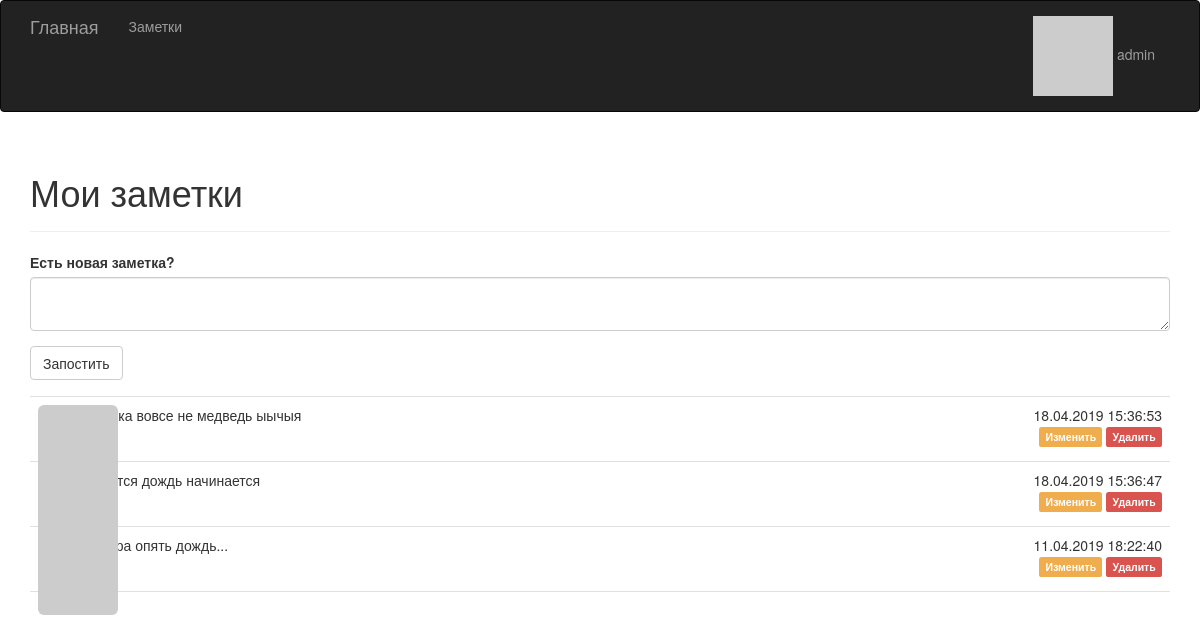
The app's page /posts (signed in), older data.
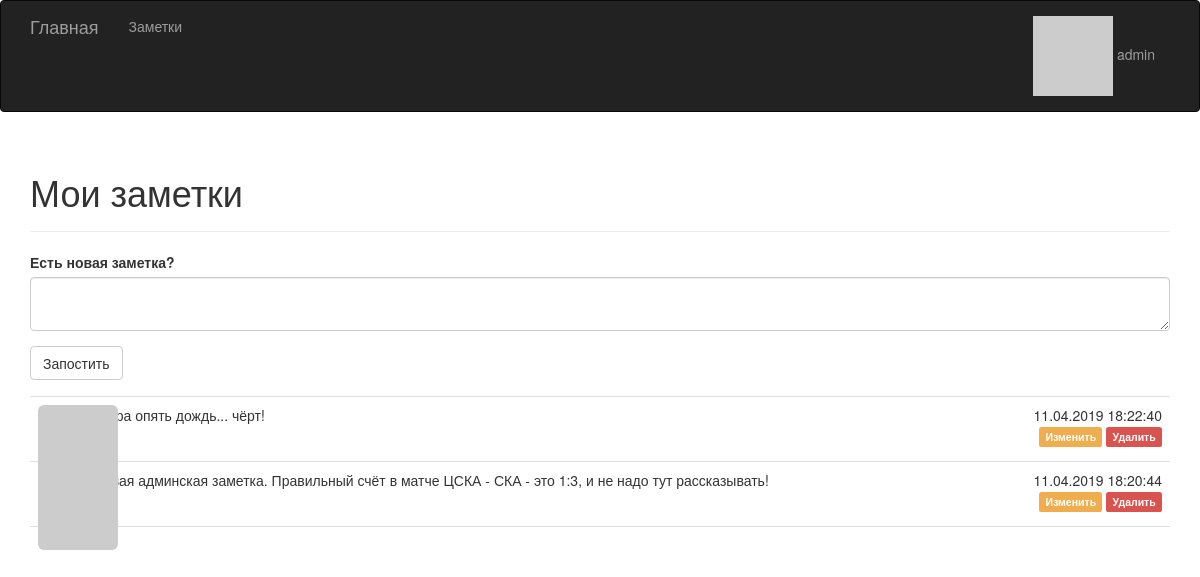
The same page, newer data.
### main.py (models this page shows, shortened)
class User(UserMixin, db.Model):
    __tablename__ = 'users'
    id = db.Column(db.Integer, primary_key=True)
    username = db.Column(db.String(64), unique=True, index=True)
    password_hash = db.Column(db.String(128))
    posts = db.relationship('Post', backref='author', lazy='dynamic')
    @property
    def password(self):
        raise AttributeError('пароль прочесть нельзя.')
    def gravatar(self, size=100):
        url = 'https://robohash.org/'
        return url + self.username + '?size={}x{}'.format(size, size)

class Post(db.Model):
    __tablename__ = 'posts'
    id = db.Column(db.Integer, primary_key=True)
    body = db.Column(db.Text)
    timestamp = db.Column(db.DateTime, index=True, default=datetime.utcnow)
    author_id = db.Column(db.Integer, db.ForeignKey('users.id'))

### main.py (the view)
@app.route('/posts', methods=['GET', 'POST'])
@login_required
def posts():
    form = PostForm()
    if form.validate_on_submit():
        post = Post(body=form.body.data, author_id=current_user.get_id())
        db.session.add(post)
        db.session.commit()
        return redirect(url_for('posts'))
    user_posts = Post.query.filter_by(author_id=current_user.get_id()).order_by(Post.timestamp.desc()).all()
    return render_template('posts.html', form=form, posts=user_posts)

### main.py
class PostForm(FlaskForm):
    body = TextAreaField("Есть новая заметка?", validators=[DataRequired()])
    submit = SubmitField('Запостить')

### main.py (called while the page is built)
@app.context_processor
def inject_app_name():
    return dict(app_name="Заметки")

@login_manager.user_loader
def load_user(user_id):
    return User.query.get(int(user_id))

### templates/posts.html (shortened to what this page needs)
{% extends "base.html" %}
{% import "bootstrap/wtf.html" as wtf %}
{% block page_content %}
<div class="page-header">
    <h1>Мои заметки</h1>
</div>
{{ wtf.quick_form(form) }}
{% include "_posts.html" %}
{% endblock %}

### templates/base.html (shortened to what this page needs)
{% extends "bootstrap/base.html" %}
{% block head %}
{{ super() }}
<link rel="stylesheet" type="text/css" href="{{ url_for('static', filename='style.css') }}">
{% endblock %}
{% block navbar %}
<div class="navbar navbar-inverse" role="navigation">
   <div class="container">
      <div class="navbar-header">
         <a class="navbar-brand" href="/">Главная</a>
      </div>
      <div class="navbar-collapse collapse">
         <ul class="nav navbar-nav">
            <li><a href="{{ url_for('posts') }}">Заметки</a></li>
         </ul>
        <ul class="nav navbar-nav navbar-right">
            {% if current_user.is_authenticated %}
            <li class="dropdown">
                <a href="#" class="dropdown-toggle" data-toggle="dropdown">
                    <img src="{{ current_user.gravatar(size=18) }}" />
                    {{ current_user.username }}
                </a>
            </li>
            {% else %}
            <li><a href="{{ url_for('login') }}">Войти</a></li>
            {% endif %}
        </ul>
      </div>
   </div>
</div>
{% endblock %}
{% block content %}
<div class="container">
    {% block page_content %}{% endblock %}
</div>
{% endblock %}

### templates/_posts.html
<div>
    <ul class="posts">
       {% for post in posts %}
       <li class="post">
          <div class="profile-thumbnail">
            <img class="img-rounded profile-thumbnail" src="{{ post.author.gravatar(size=40) }}">
          </div>
          <div class="post-content">
              <div class="post-date">{{ post.timestamp.strftime('%d.%m.%Y %H:%M:%S') }}</div>
              <div class="post-body">{{ post.body }}</div>
              <div class="post-footer">
                  {% if current_user.is_authenticated
                      and request.url_rule.endpoint != 'index' %}
                    <a href="{{ url_for('edit_post', post_id=post.id) }}">
                        <span class="label label-warning">Изменить</span>
                    </a>
                    <a href="{{ url_for('delete_post', post_id=post.id) }}">
                        <span class="label label-danger">Удалить</span>
                    </a>
                {% endif %}
              </div>
          </div>
       </li>
       {% endfor %}
    </ul>
</div>

### static/style.css (style rules this page uses)
.profile-thumbnail { position: absolute; }
ul.posts { list-style-type: none; padding: 0px; margin: 16px 0px 0px 0px; border-top: 1px solid #e0e0e0; }
ul.posts li.post { padding: 8px; border-bottom: 1px solid #e0e0e0; }
div.post-date { float: right; }
div.post-content { margin-left: 48px; min-height: 48px; }
div.post-footer { text-align: right; }
div.post-footer a:hover, div.post-footer a:visited, div.post-footer a:link, div.post-footer a:active { text-decoration: none; }

Row changes from the older to the newer data that the page shows:
removed Post: timestamp "18.04.2019 15:36:53", body "я тучка вовсе не медведь ыычыя"
removed Post: timestamp "18.04.2019 15:36:47", body "кажется дождь начинается"
changed Post: body "Завтра опять дождь..." → "Завтра опять дождь... чёрт!"
added Post: timestamp "11.04.2019 18:20:44", body "Первая админская заметка. Правильный счёт в матче ЦСКА - СКА - это 1:3, и не надо тут рассказывать!"
